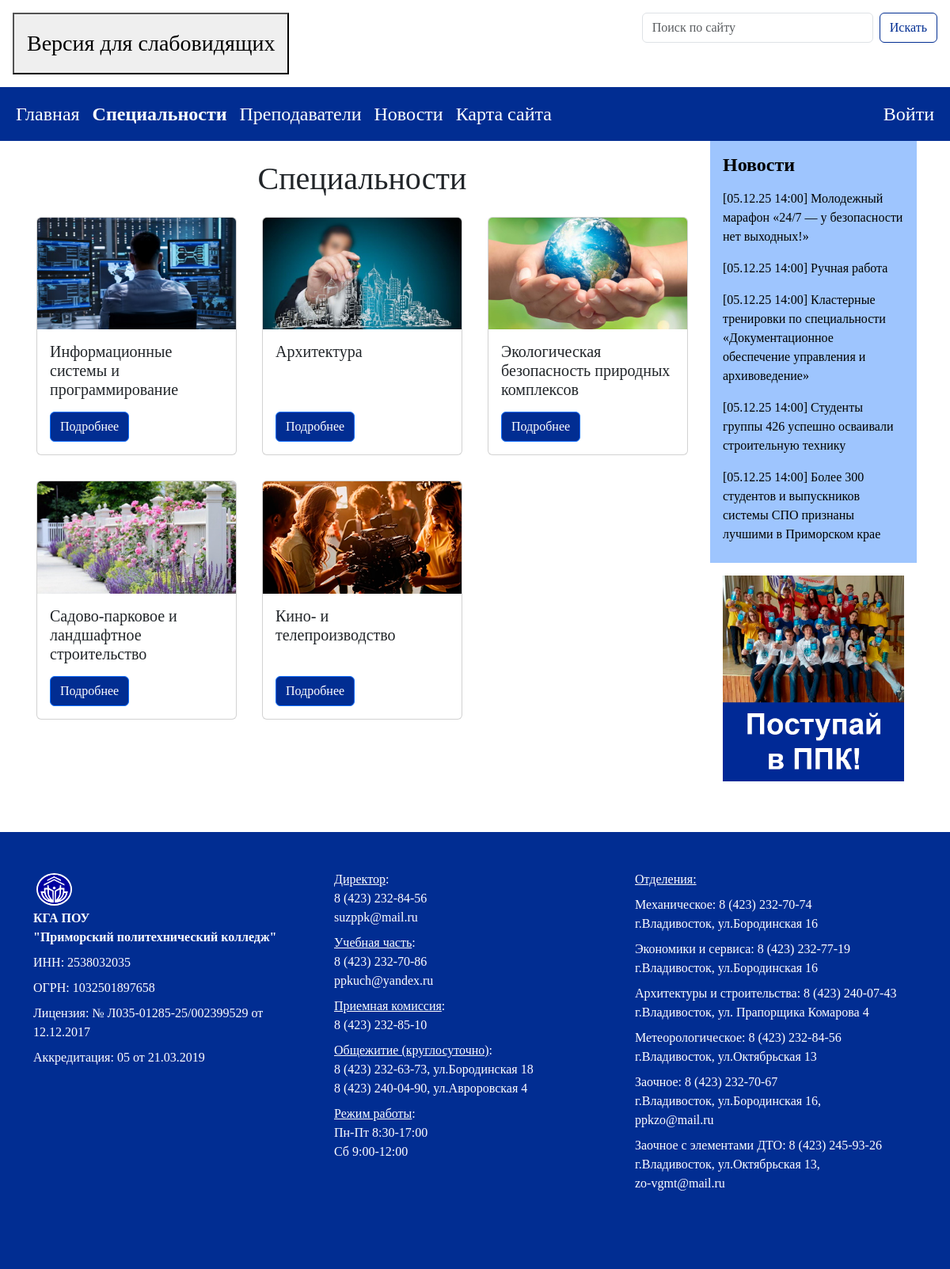
Page /specialities on the committed database.
### main/models.py (models this page shows, shortened)
class Specialty(models.Model):
    title = models.CharField('Название', max_length=100)
    code = models.CharField('Код', max_length=20)
    qualification = models.CharField('Квалификация', max_length=100)
    description = models.TextField('Описание')
    form_of_education = models.CharField('Форма обучения', max_length=20)
    education_level = models.CharField('Уровень образования', max_length=20)
    period_of_study = models.CharField('Срок обучения', max_length=20)
    image_main = models.ImageField('Главная картинка', blank=True, null=True, upload_to='images')
    image_description = models.ImageField('Картинка в описании', blank=True, null=True, upload_to='images')
    lastedit_date = models.DateTimeField()
    class Meta:
        verbose_name = 'Специальность'
        verbose_name_plural = 'Специальности'

class News(models.Model):
    title = models.CharField('Заголовок', max_length=100)
    text = models.TextField('Текст')
    image = models.ImageField('Картинка', blank=True, null=True, upload_to='images')
    date = models.DateTimeField(auto_now_add=True)
    class Meta:
        verbose_name = 'Новость'
        verbose_name_plural = 'Новости'

### main/views.py (the view)
# urls.py: path('specialities', views.specialities, name='specialities'),
def specialities(request):
    specialities = Specialty.objects.all()
    news = News.objects.all()
    return render(request, 'main/specialties.html',
                  {'title': 'Специальности', 'specialities': specialities, 'news':news,'banners': ['1', '2', '3']})

### main/context_processors.py (called while the page is built)
def theme_context(request):
    theme_name = request.session.get('theme', settings.DEFAULT_THEME)
    return {
        'theme': settings.THEMES.get(theme_name, settings.THEMES[settings.DEFAULT_THEME]),
        'theme_name': theme_name,
        'available_themes': settings.THEMES,
        'DEFAULT_THEME': settings.DEFAULT_THEME,
    }

### main/templates/main/specialties.html (shortened to what this page needs)
{% extends 'main/layout.html' %}
{% block content %}
<div class="row">
    <div class="col-sm-9">
        <div class="row justify-content-center pt-4">
            <div class="col-md-auto">
                <h1>Специальности</h1>
            </div>
        </div>
        <div class="row">
            {% for spec in specialities %}
            <div class="col-sm-4 p-3">
                <div class="card h-100">
                    <img src="{{ spec.image_main.url }}" class="card-img-top" alt="...">
                    <div class="card-body d-flex align-items-start flex-column">
                        <h5 class="card-title mb-auto">{{ spec.title }}</h5>
                        <a href="{% url 'specialty-detail' spec.id %}" class="btn btn-primary bg-main-ppk mt-3">Подробнее</a>
                    </div>
                </div>
            </div>
            {% endfor %}
        </div>
    </div>
    <div class="col-sm-3">
        <div class="p-3 bg-secondary-ppk">
                <h4 class="fw-bold">Новости</h4>
                <ul class="navbar-nav me-auto mb-2 mb-lg-0">
                    {% for new in news %}
                    <li class="nav-item">
                        <a class="nav-link"
                           href="{% url 'news' %}">[{{ new.date|date:"d.m.y H:i" }}] {{ new.title }}</a>
                    </li>
                    {% endfor %}
                </ul>
            </div>
        {% include 'main/banner.html' %}
    </div>
</div>
{% endblock %}

### main/static/main/css/style.css (style rules this page uses)
body { font-family: Times New Roman; }

### main/static/main/css/ppk_style.css (style rules this page uses)
.bg-main-ppk { background-color: #012D92; }
.bg-secondary-ppk { background-color: #9ec5fe; color: black; }

### rows in the picture
Specialty: image_main (picture), title "Информационные системы и программирование"
Specialty: image_main (picture), title "Архитектура"
Specialty: image_main (picture), title "Экологическая безопасность природных комплексов"
Specialty: image_main (picture), title "Садово-парковое и ландшафтное строительство"
Specialty: image_main (picture), title "Кино- и телепроизводство"
News: date "05.12.25 14:00", title "Молодежный марафон «24/7 — у безопасности нет выходных!»"
News: date "05.12.25 14:00", title "Ручная работа"
News: date "05.12.25 14:00", title "Кластерные тренировки по специальности «Документационное обеспечение управления и архивоведение»"
News: date "05.12.25 14:00", title "Студенты группы 426 успешно осваивали строительную технику"
News: date "05.12.25 14:00", title "Более 300 студентов и выпускников системы СПО признаны лучшими в Приморском крае"
